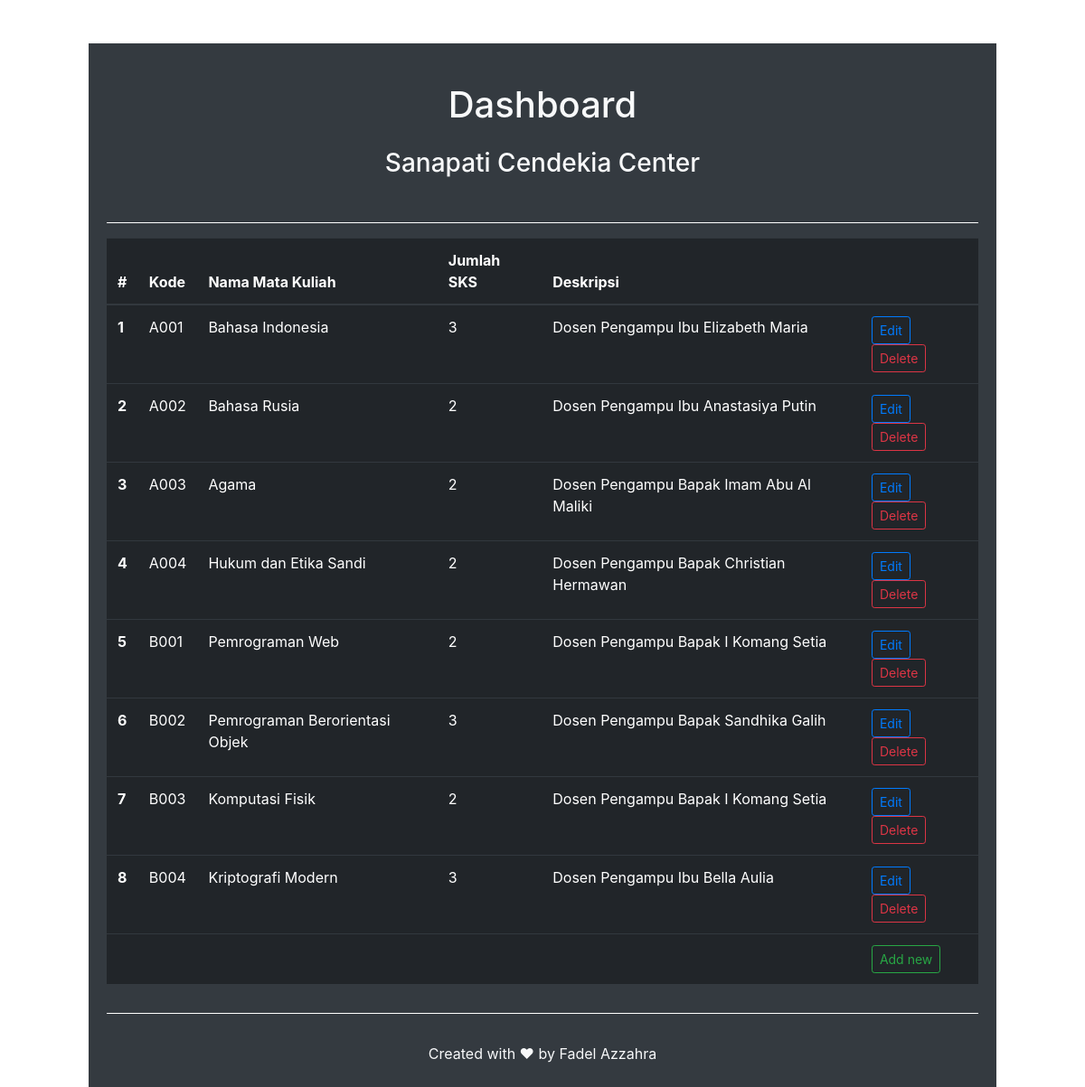
The page / on the database its author committed.
### tables this page shows
CREATE TABLE `tbl_fadelazzahra` (
  `kode_mk` char(10) NOT NULL,
  `Nama_mk` varchar(50) NOT NULL,
  `Jumlah_sks` int(11) NOT NULL,
  `Deskripsi_mk` varchar(100) NOT NULL
);

### dbfunction.php (called while the page is built, shortened)
<?php
function fetchAllMK()
{
    try {
        $pdo = pdo_connect();
        $stmt = $pdo->prepare('SELECT * FROM tbl_fadelazzahra');
        $stmt->execute();
        $data = $stmt->fetchAll(PDO::FETCH_ASSOC);
        return [true, $data == false ? null : $data];
    } catch (Exception $ex) {
        return [false, $ex->getMessage()];
    }
}
?>

### index.php (the view, shortened to what this page needs)
<?php
require "dbfunction.php";
$matkuls = fetchAllMK()[1];
?>
<!DOCTYPE html>
<html lang="en">
<head>
    <link href="//maxcdn.bootstrapcdn.com/bootstrap/4.0.0/css/bootstrap.min.css" rel="stylesheet" id="bootstrap-css">
    <link rel="stylesheet" href="https://use.fontawesome.com/releases/v5.0.8/css/all.css">
</head>
<body>
    <div class="d-flex justify-content-center">
        <div class="col-lg-11 p-5 justify-content-center">
            <article class="card-body bg-dark">
                <h1 class="card-title text-center my-4 text-light">Dashboard</h1>
                <h3 class="card-title text-center mb-5 text-light">Sanapati Cendekia Center</h3>
                <hr style="border-top: 1px solid white;">
                <div class="table-responsive">
                    <table class="table table-borderless table-hover table-dark">
                        <thead>
                            <tr>
                                <th scope="col" class="th-lg">#</th>
                                <th scope="col">Kode</th>
                                <th scope="col">Nama Mata Kuliah</th>
                                <th scope="col">Jumlah SKS</th>
                                <th scope="col">Deskripsi</th>
                                <th scope="col">
                                </th>
                            </tr>
                        </thead>
                        <tbody>
                            <?php
                            $idx = 1;
                            foreach ($matkuls as $matkul) {
                                echo '
                                <tr>
                                    <th scope="row">' . $idx . '</th>
                                    <td>' . $matkul['kode_mk'] . '</td>
                                    <td>' . $matkul['Nama_mk'] . '</td>
                                    <td>' . $matkul['Jumlah_sks'] . '</td>
                                    <td>' . $matkul['Deskripsi_mk'] . '</td>
                                    <td>
                                        <a href="edit.php?kode=' . $matkul['kode_mk'] . '"><button type="button" class="btn btn-outline-primary btn-sm">Edit</button></a>
                                        <a href="semiapi.php?func=delete&kode=' . $matkul['kode_mk'] . '"><button type="button" class="btn btn-outline-danger btn-sm">Delete</button></a>
                                    </td>
                                </tr>
                                ';
                                $idx = $idx + 1;
                            }
                            echo '
                            <tr>
                                <th scope="row"></th>
                                <td></td>
                                <td></td>
                                <td></td>
                                <td></td>
                                <td>
                                    <a href="add.php"><button type="button" class="btn btn-outline-success btn-sm">Add new</button></a>
                                </td>
                            </tr>
                            ';
                            ?>
                        </tbody>
                    </table>
                </div>
                <hr style="border-top: 1px solid white;">
                <p class="text-center text-light py-3">Created with ❤ by Fadel Azzahra</p>
            </article>
        </div>
    </div>
</body>
</html>

### rows shown on the page
tbl_fadelazzahra: kode_mk "A001", Nama_mk "Bahasa Indonesia", Jumlah_sks "3", Deskripsi_mk "Dosen Pengampu Ibu Elizabeth Maria"
tbl_fadelazzahra: kode_mk "A002", Nama_mk "Bahasa Rusia", Jumlah_sks "2", Deskripsi_mk "Dosen Pengampu Ibu Anastasiya Putin"
tbl_fadelazzahra: kode_mk "A003", Nama_mk "Agama", Jumlah_sks "2", Deskripsi_mk "Dosen Pengampu Bapak Imam Abu Al Maliki"
tbl_fadelazzahra: kode_mk "A004", Nama_mk "Hukum dan Etika Sandi", Jumlah_sks "2", Deskripsi_mk "Dosen Pengampu Bapak Christian Hermawan"
tbl_fadelazzahra: kode_mk "B001", Nama_mk "Pemrograman Web", Jumlah_sks "2", Deskripsi_mk "Dosen Pengampu Bapak I Komang Setia"
tbl_fadelazzahra: kode_mk "B002", Nama_mk "Pemrograman Berorientasi Objek", Jumlah_sks "3", Deskripsi_mk "Dosen Pengampu Bapak Sandhika Galih"
tbl_fadelazzahra: kode_mk "B003", Nama_mk "Komputasi Fisik", Jumlah_sks "2", Deskripsi_mk "Dosen Pengampu Bapak I Komang Setia"
tbl_fadelazzahra: kode_mk "B004", Nama_mk "Kriptografi Modern", Jumlah_sks "3", Deskripsi_mk "Dosen Pengampu Ibu Bella Aulia"
